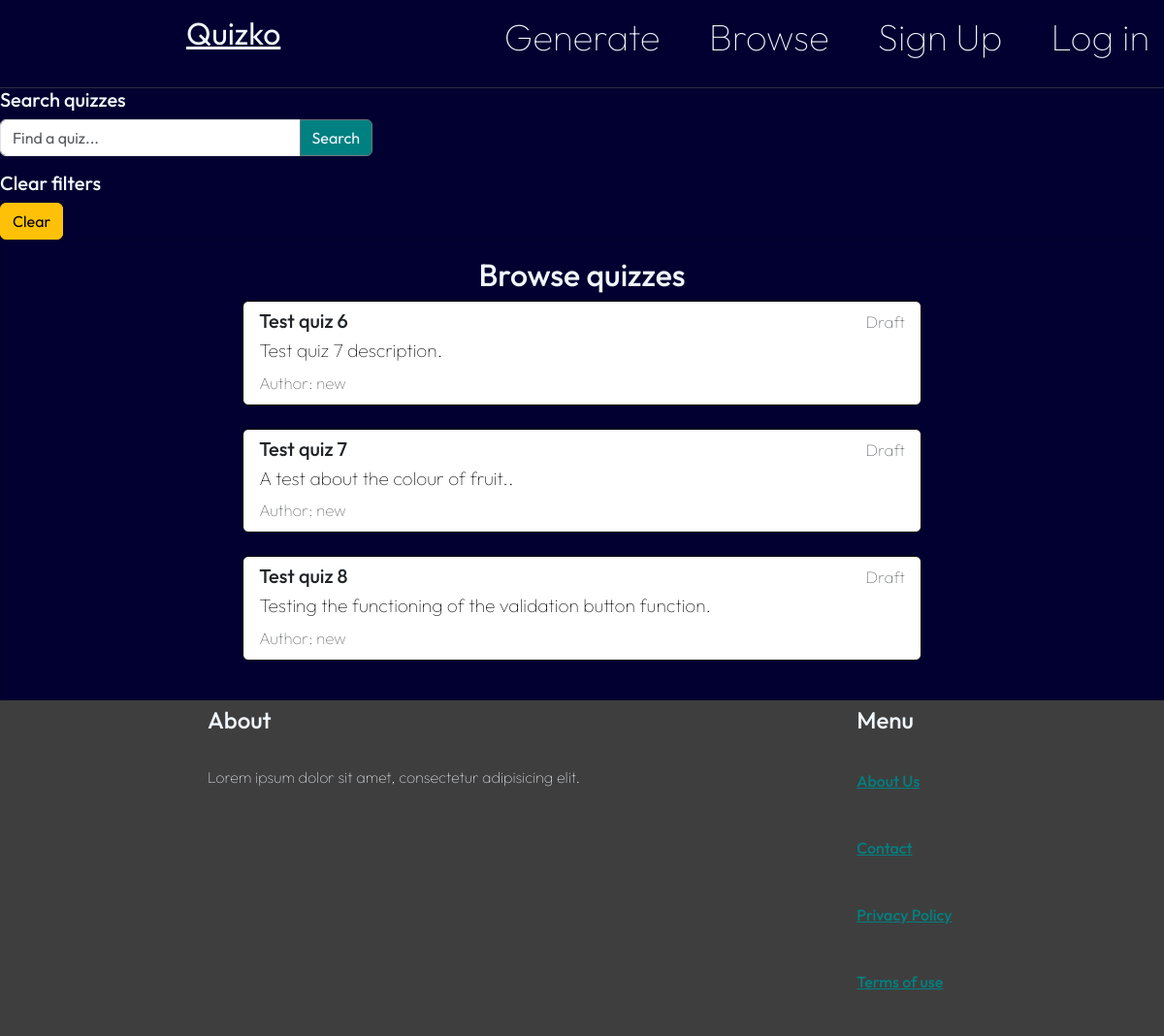
The page /browse/ on the database its author committed.
### item2/models.py (models this page shows, shortened)
class Quiz(models.Model):
    STATUS_CHOICES = [
        ('ready', 'Ready to use'),
        ('testing', 'Needs testing'),
        ('draft', 'Draft'),
    ]
    title = models.CharField(max_length=255)
    description = models.TextField()
    difficulty = models.CharField(max_length=20)
    time = models.IntegerField(default=0, help_text = "Duration of the quiz in minutes.")
    number_of_questions = models.IntegerField(default=1)
    required_score_to_pass = models.IntegerField(help_text = "required score to pass", default = 0)
    creator = models.ForeignKey(User, on_delete=models.CASCADE)
    created_at = models.DateTimeField(auto_now_add=True)
    status = models.CharField(max_length=20, choices=STATUS_CHOICES, default='draft')
    subject = models.CharField(max_length=100, default='')  # New field for subject
    class Meta:
        verbose_name_plural = 'Quizzes'

### Core/views.py (the view)
# urls.py: path('browse/', browse, name='browse'),
def browse(request):
 query = request.GET.get('query', '')
 quizzes = Quiz.objects.all()
 if query:
     quizzes = quizzes.filter(Q(title__icontains=query) | Q(description__icontains=query))
 return render(request, 'core/browse.html', {
  'quizzes': quizzes
 })

### Core/templates/core/browse.html (shortened to what this page needs)
{% extends 'core/base.html'%}
{% load static %}
{% block content %}
<link rel="stylesheet" href ="{% static 'homestyles.css'%}">
<link rel="stylesheet" href ="{% static 'browse.css'%}">
<div class="pb-6 grid grid-cols-4 gap-4">
<div class="col-span-1" id="searchable">
  <h5>Search quizzes</h5>
 <form method="get" action="{%url 'browse' %}">
 <div class="input-group mb-3">
  <input name="query" class="form-control" type="text" value="{{ query }}" placeholder="Find a quiz...">
  <button class="btn btn-outline-secondary">Search</button>
 </div>
</form>
</div>
<h5 class="font-semibold">Clear filters</h5>
<li><a class="btn btn-warning" href="{% url 'browse' %}" role="button">Clear</a></li>
<div class="col-span-3">
  <div class="card">
    <div class="card-body" style="align-items: center; justify-content: center;">
      <H2 style="align-items: center; text-align: center; color: aliceblue;">Browse quizzes</H2>
      {% for item in quizzes %}
      <div class="list-group" style="padding-right: 20%; padding-left: 20%;">
      <a href="#" class="list-group-item list-group-item-action modal_clickable" data-bs-toggle="modal" data-bs-target="#exampleModal"
      data-pk="{{item.pk}}"
            data-quiz ="{{item.title}}"
            data-questions="{{item.number_of_questions}}"
            data-difficult="{{item.difficulty}}"
            data-time="{{item.time}}"
            data-pass="{{item.required_score_to_pass}}"
            data-bs-toggle="modal"
            data-bs-target="#quizStartModal">
        <div class="d-flex w-100 justify-content-between">
          <h5 class="mb-1">{{ item.title }}</h5>
          <small class="text-body-secondary" style="color:black ;">{{ item.get_status_display }}</small>
        </div>
        <p class="mb-1" style="color:black ;">{{ item.description }}.</p>
        <small class="text-body-secondary" style="color:black ;">Author: {{ item.creator }}</small>
      </a>
      </div>
      <br>
      {% endfor %}
    </div>
  </div>
</div>
</div>
{% endblock %}

### Core/templates/core/base.html (shortened to what this page needs)
<!DOCTYPE html>
<html lang="en">
    <!DOCTYPE html>
    <html lang="en">
    <head>
        {% load static %}
        <link rel="stylesheet" href ="{% static 'base1.css'%}">
        <link href="https://cdn.jsdelivr.net/npm/bootstrap@5.3.3/dist/css/bootstrap.min.css" rel="stylesheet">
</head>
<body>
    <nav>
        <a href="/" class="logo">Quizko</a>
        <ul>
            <li><a href="{%url 'core:generate' %}">Generate</a></li>
            <li><a href="{%url 'browse' %}">Browse</a></li>
            {% if request.user.is_authenticated %}
            <li class="button1"><a href="{%url 'conversation:inbox' %}">Inbox</a></li>
            <li class="button2"><a href="{%url 'dashboard:index' %}">Dashboard</a></li>
            {% else %}
            <li class="button1"><a href="{%url 'core:signup' %}">Sign Up</a></li>
            <li class="button2"><a href="{%url 'core:login' %}">Log in</a></li>
            {%endif%}
        </ul>
    </nav>
    <div id="contentBody">
        {% block content %}
        {% endblock %}
    </div>
    <footer>
         <div class="containerDiv">
                <h4>About</h4>
                <br>
                 <p>Lorem ipsum dolor sit amet, consectetur adipisicing elit. </p>
        </div>
        <div class="footerMenu">
            <h4>Menu</h4>
            <ul class="footerList">
               <p><a href="{%url 'core:aboutus' %}" class="footerA">About Us</a></p>
               <p><a href="{%url 'core:contact' %}" class="footerA">Contact</a></p>
               <p><a href="" class="footerA">Privacy Policy</a></p>
               <p><a href="" class="footerA">Terms of use</a></p>
            </ul>
        </div>
    </footer>
</body>
</html>

### Core/static/base1.css (style rules this page uses)
* { font-family: 'Outfit', sans-serif; }
.footerA { font-size: medium; font-weight: 500; color: teal; }
.footerList { display: flex; flex-direction: column; gap: 5px; padding-left: 0; }
.containerDiv { padding-right: 24%; padding-left: 17.5%; }
ul li a { color: aliceblue; text-decoration: none; padding: 10px 15px; border-radius: 20px; }
nav { display: flex; padding-bottom: 6px; border-left: 6px; border-right: 6px; justify-content: space-between; align-items: flex-start; border-bottom: 1px; border-bottom-color: #5555558a; border-bottom-style: solid ; }
a { color: aliceblue; font-size: larger; }
.logo { color: aliceblue; display: flex; align-items: start; font-size: xx-large; font-weight: bolder; padding-left: 16%; padding-top: 10px; }
ul { padding-top: 10px; font-size: xx-large; display: flex; gap: 20px; }
p { padding-left: 0; }
body { display: flex; flex-direction: column; min-height: 100vh; margin: 0; }
footer { padding: 6px 6px; display: flex; background-color: rgb(63, 62, 62); margin-top: auto; }

### Core/static/homestyles.css (style rules this page uses)
* { margin: 0; padding: 0; list-style: none; text-decoration: none; transition: 0.3s; }
body { background-color: #010030; font-family: 'Outfit', sans-serif; font-weight: 100; color: aliceblue; margin: 0; padding: 0; }
a { font-size: larger; }

### Core/static/browse.css (style rules this page uses)
.list-group { --bs-list-group-border-color: #000000; --bs-list-group-action-hover-bg: #1665f88f; }
.card { background-color: #010030; }
#searchable { width: 24rem; }
#searchable button { background-color: teal; color: aliceblue; }

### rows shown on the page
Quiz: title "Test quiz 6", status "Draft", description "Test quiz 7 description", creator "new"
Quiz: title "Test quiz 7", status "Draft", description "A test about the colour of fruit.", creator "new"
Quiz: title "Test quiz 8", status "Draft", description "Testing the functioning of the validation button function", creator "new"
